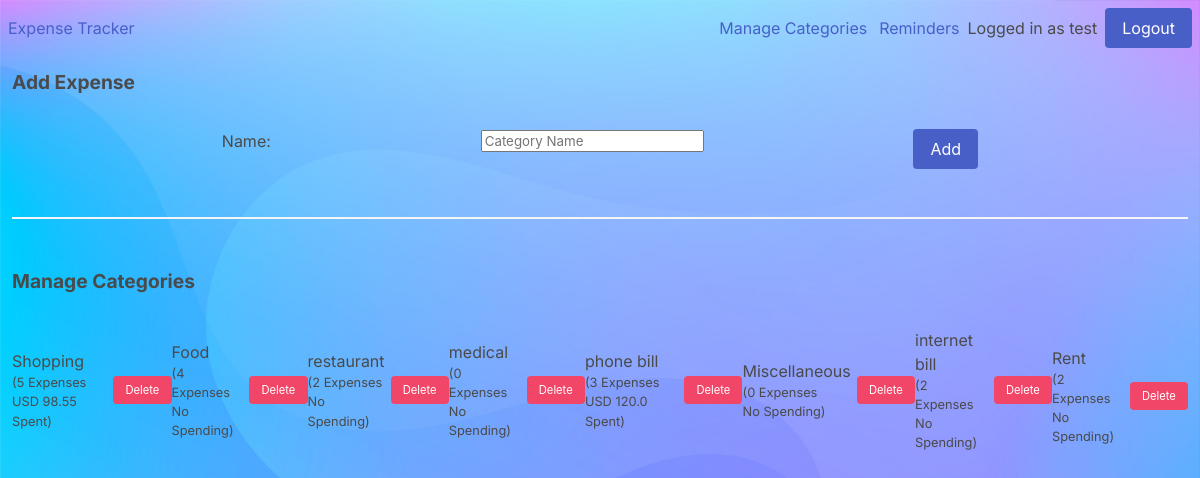
Page /manage-category/ (signed in) on the committed database.
### tracker/models.py (models this page shows, shortened)
class Category(models.Model):
    name = models.CharField(max_length=266)

### tracker/views.py (the view)
# urls.py: path('manage-category/', views.manage_category, name='manage_category'),
def manage_category(request):
    if request.method == "POST":
        form = CategoryForm(request.POST)
        if form.is_valid():
            form.save()
            return redirect("manage_category")
    return render(
        request,
        "manage_category.html",
        {
            "addcategory": CategoryForm(),
            "categories": Category.objects.annotate(
                count=Count("expense"),
                total_amount=Sum("expense__amount", filter=Q(expense__owner=request.user)),
            ),
        },
    )

### tracker/forms.py
class CategoryForm(forms.ModelForm):
    class Meta:
        model = Category
        fields = ['name']
        widgets = {
            'name': forms.TextInput(attrs={'class': 'form-control', 'placeholder': 'Category Name'}),
        }

### expensetracker/context_processors.py (called while the page is built)
def get_app_wide_configs(request):
    return {
        'CURRENCY': 'USD'
    }

### templates/manage_category.html (shortened to what this page needs)
{% load bulma_tags %}
<!DOCTYPE html>
<head>
    <link rel="stylesheet" href="https://cdn.jsdelivr.net/npm/bulma@0.9.4/css/bulma.min.css">
</head>
<body>
    <div style="display: flex; justify-content: space-between; margin: 1vh; align-items: center;">
        <div><a href="/">
            Expense Tracker
        </a></div>
        {% if request.user.is_authenticated %}
        <div style="display: flex; align-items: center; width: 60%; gap: 8px; justify-content: end;">
                <div style="display: flex; align-items: center; margin-left: 12px; gap: 12px;">
                    <div><a href="{% url 'manage_category' %}">Manage Categories</a></div>
                    <div><a href="{% url 'reminders' %}">Reminders</a></div>
                </div>
                <div>Logged in as {{ request.user.username }}</div>
                <a class="button is-link" href="{% url 'logout' %}">Logout</a>
            </div>
        {% else %}
            <div>
                <a href="{% url 'login' %}">Login</a>
                <a href="{% url 'signup' %}">Signup</a>
            </div>
        {% endif %}
    </div>
    {% if request.user.is_authenticated %}
        <div style="display: flex; justify-content: center; flex-direction: column; padding: 12px;">
            <div style="font-size: 1.2rem; margin-bottom: 2vh; font-weight: bold;">Add Expense</div>
            <form method="POST" action="#" style="display: flex; justify-content: space-evenly; width: 100%; align-items: center;">
                {{ addcategory | bulma }}
                <div class="field is-grouped" style="margin-top: 2vh;">
                    <div class="control">
                        <button class="button is-link">Add</button>
                    </div>
                </div>
            </form>
            <br><hr><br>
            <div style="font-size: 1.2rem; margin-bottom: 2vh; font-weight: bold;">Manage Categories</div>
            <div style="display: flex; justify-content: space-evenly; width: 100%; align-items: center;">
                {% for cat in categories %}
                    <div class="field is-grouped" style="margin-top: 2vh; gap: 6px; display: flex; align-items: center;">
                        <div>
                            {{cat.name}} <div style="font-size: .8rem;">({{cat.count}} Expenses<br>{% if cat.total_amount != None %} {{CURRENCY}} {{cat.total_amount}} Spent{% else %} No Spending{% endif %})</div>
                        </div>
                        <div class="control">
                            <button class="button is-extra-small is-danger" style="font-size: .7rem;" onclick="location.href='{% url 'delete_category' cat.id %}'">Delete</button>
                        </div>
                    </div>
                {% endfor %}
            </div>
        </div>
    {% endif %}
</body>
</html>

### templates/manage_category.html (style rules this page uses)
body { font-family: 'Cabin Condensed', sans-serif; font-family: 'Inter', sans-serif; }

### rows in the picture
Category: name "Shopping", count "5", CURRENCY "USD", total_amount "98.55"
Category: name "Food", count "4", shows "No Spending"
Category: name "restaurant", count "2", shows "No Spending"
Category: name "medical", count "0", shows "No Spending"
Category: name "phone bill", count "3", CURRENCY "USD", total_amount "120.0"
Category: name "Miscellaneous", count "0", shows "No Spending"
Category: name "internet bill", count "2", shows "No Spending"
Category: name "Rent", count "2", shows "No Spending"

### other values in the picture
{{ request.user.username }} "test"
